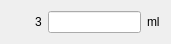
    <widget class="QWidget" name="layoutWidget">
     <property name="geometry">
      <rect>
       <x>20</x>
       <y>120</y>
       <width>171</width>
       <height>41</height>
      </rect>
     </property>
     <layout class="QGridLayout" name="gridLayout_7">
      <item row="0" column="2">
       <spacer name="verticalSpacer_14">
        <property name="orientation">
         <enum>Qt::Vertical</enum>
        </property>
        <property name="sizeHint" stdset="0">
         <size>
          <width>20</width>
          <height>40</height>
         </size>
        </property>
       </spacer>
      </item>
      <item row="1" column="0">
       <spacer name="horizontalSpacer_12">
        <property name="orientation">
         <enum>Qt::Horizontal</enum>
        </property>
        <property name="sizeHint" stdset="0">
         <size>
          <width>40</width>
          <height>20</height>
         </size>
        </property>
       </spacer>
      </item>
      <item row="1" column="1">
       <widget class="QLabel" name="lb3">
        <property name="text">
         <string>3</string>
        </property>
       </widget>
      </item>
      <item row="1" column="3">
       <widget class="QLabel" name="label_14">
        <property name="text">
         <string>ml</string>
        </property>
       </widget>
      </item>
      <item row="1" column="2">
       <widget class="QLineEdit" name="leFlowDisplay_3">
        <property name="text">
         <string/>
        </property>
       </widget>
      </item>
      <item row="2" column="2">
       <spacer name="verticalSpacer_13">
        <property name="orientation">
         <enum>Qt::Vertical</enum>
        </property>
        <property name="sizeHint" stdset="0">
         <size>
          <width>20</width>
          <height>40</height>
         </size>
        </property>
       </spacer>
      </item>
     </layout>
    </widget>
